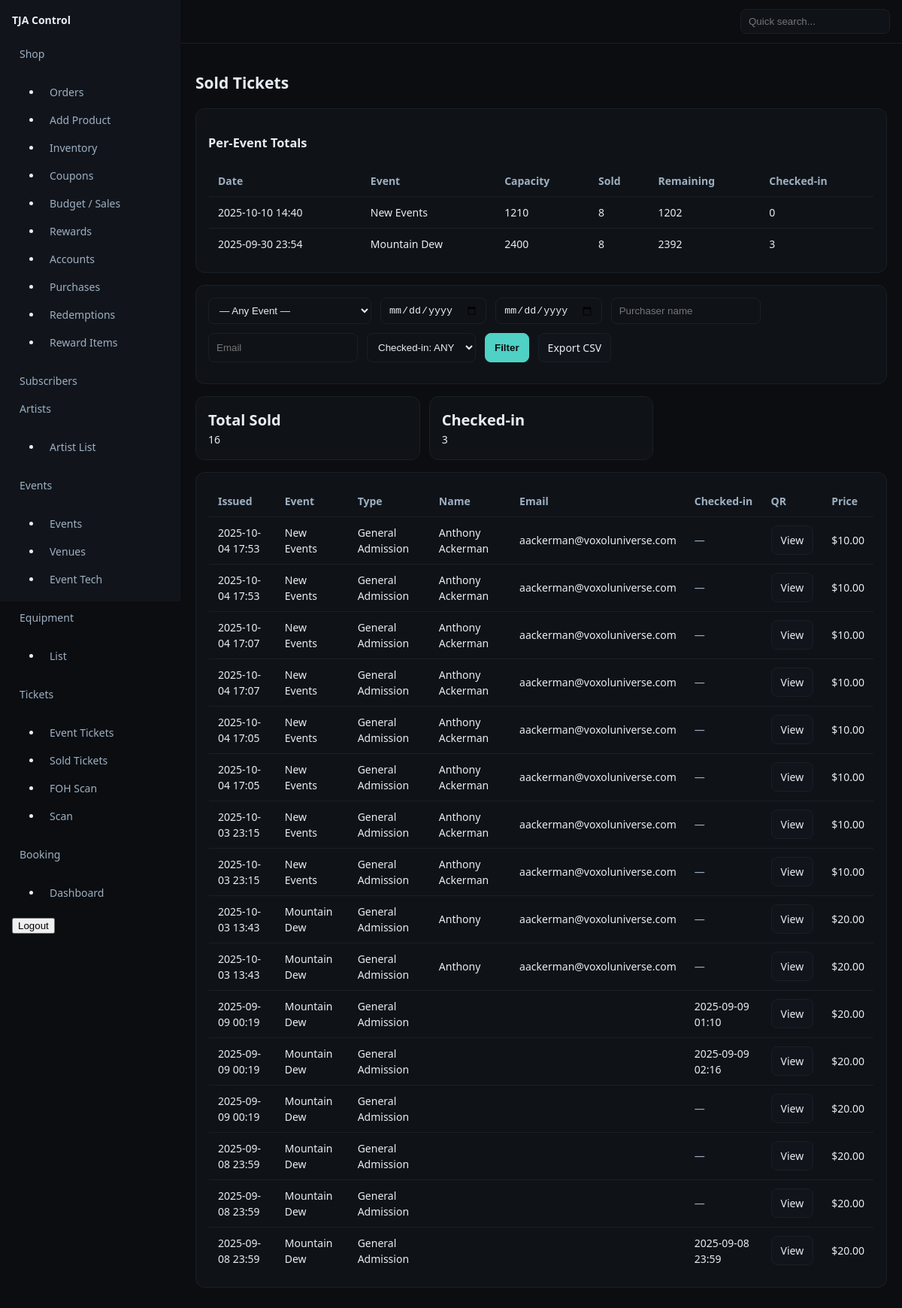
The page /control/tickets/sales/ (signed in) on the database its author committed.
### events/models.py (models this page shows, shortened)
class Event(models.Model):
    name = models.CharField(max_length=200, blank=True)
    is_tour_stop = models.BooleanField(default=False)
    start = models.DateTimeField()
    end = models.DateTimeField(null=True, blank=True)
    venue = models.ForeignKey(Venue, null=True, blank=True, on_delete=models.SET_NULL)
    afterparty_info = models.TextField(blank=True)
    meet_greet_info = models.TextField(blank=True)
    cover_image = models.ImageField(upload_to="events/cover/", blank=True, null=True,
                                    help_text="Wide hero image for the Events page.")
    flyer       = models.ImageField(upload_to="events/flyer/", blank=True, null=True,
                                    help_text="Portrait flyer used on cards if no cover.")
    published = models.BooleanField(default=False)

### tickets/models.py (models this page shows, shortened)
class Ticket(models.Model):
    PAYMENT_CHOICES = [
        ("card", "Card/Stripe"),
        ("cash", "Cash"),
        ("comp", "Comp"),
    ]
    ticket_type = models.ForeignKey(TicketType, on_delete=models.PROTECT, related_name="tickets")
    purchaser_name = models.CharField(max_length=120, blank=True)
    purchaser_email = models.EmailField(blank=True)
    qr_token = models.UUIDField(default=uuid.uuid4, unique=True, editable=False, db_index=True)
    issued_at = models.DateTimeField(auto_now_add=True)
    checked_in_at = models.DateTimeField(null=True, blank=True)
    note = models.CharField(max_length=240, blank=True)
    sold_by_artist = models.ForeignKey("pages.Artist", null=True, blank=True,
                                       on_delete=models.SET_NULL, related_name="tickets_sold")
    sold_by_user = models.ForeignKey(settings.AUTH_USER_MODEL, null=True, blank=True,
                                     on_delete=models.SET_NULL, related_name="tickets_issued")
    payment_method = models.CharField(max_length=10, choices=PAYMENT_CHOICES, default="card")

class TicketType(models.Model):
    event = models.ForeignKey("events.Event", on_delete=models.CASCADE, related_name="ticket_types")
    name = models.CharField(max_length=120)            # e.g., GA, VIP, Early Bird
    price_cents = models.PositiveIntegerField()
    quantity = models.PositiveIntegerField()           # total available
    sales_start = models.DateTimeField(null=True, blank=True)
    sales_end = models.DateTimeField(null=True, blank=True)
    active = models.BooleanField(default=True)
    max_per_order = models.PositiveIntegerField(null=True, blank=True)  # optional cap per checkout

### tickets/views.py (the view)
# urls.py: path("sales/", views.tickets_sold, name="sales"),
@is_super
def tickets_sold(request):
    qs = (Ticket.objects
          .select_related("ticket_type", "ticket_type__event")
          .order_by("-issued_at"))
    event_id = request.GET.get("event") or ""
    date_from = request.GET.get("from") or ""
    date_to   = request.GET.get("to") or ""
    name_q    = request.GET.get("name") or ""
    email_q   = request.GET.get("email") or ""
    checked   = request.GET.get("checked") or ""  # "yes" | "no" | ""
    if event_id:
        qs = qs.filter(ticket_type__event_id=event_id)
    if date_from:
        qs = qs.filter(issued_at__date__gte=date_from)
    if date_to:
        qs = qs.filter(issued_at__date__lte=date_to)
    if name_q:
        qs = qs.filter(purchaser_name__icontains=name_q)
    if email_q:
        qs = qs.filter(purchaser_email__icontains=email_q)
    if checked == "yes":
        qs = qs.filter(checked_in_at__isnull=False)
    elif checked == "no":
        qs = qs.filter(checked_in_at__isnull=True)
    total = qs.count()
    checked_in = qs.filter(checked_in_at__isnull=False).count()
    ev_base = Event.objects.all()
    if event_id:
        ev_base = ev_base.filter(id=event_id)
    ev_qs = (ev_base
             .annotate(total_capacity=Sum("ticket_types__quantity"),
                       sold=Count("ticket_types__tickets"),
                       checked_in=Count("ticket_types__tickets",
                                        filter=Q(ticket_types__tickets__checked_in_at__isnull=False)))
             .order_by("-start"))
    events_summary = []
    for ev in ev_qs:
        cap = ev.total_capacity or 0
        sold = ev.sold or 0
        remaining = max(0, cap - sold)
        events_summary.append({
            "id": ev.id,
            "name": ev.name or "(unnamed)",
            "date": ev.start,
            "capacity": cap,
            "sold": sold,
            "remaining": remaining,
            "checked_in": ev.checked_in or 0,
        })
    events = Event.objects.order_by("-start")
    ctx = {
        "tickets": qs[:1000],
        "events": events,
        "q": {"event": event_id, "from": date_from, "to": date_to,
              "name": name_q, "email": email_q, "checked": checked},
        "summary": {"total": total, "checked_in": checked_in},
        "events_summary": events_summary,   # <-- add
    }
    return render(request, "tickets/sales.html", ctx)

### pages/templatetags/shop_extras.py (called while the page is built)
@register.filter
def money(cents):
    try:
        return f"${(int(cents)/100):.2f}"
    except Exception:
        return "$0.00"

### templates/tickets/sales.html (shortened to what this page needs)
{% extends 'controlpanel/dashboard.html' %}
{% load static shop_extras %}
{% block content %}
<h1>Sold Tickets</h1>
{% if events_summary %}
  <div class="card">
    <h3>Per-Event Totals</h3>
    <table class="table">
      <thead>
        <tr>
          <th>Date</th><th>Event</th><th>Capacity</th><th>Sold</th><th>Remaining</th><th>Checked-in</th>
        </tr>
      </thead>
      <tbody>
        {% for e in events_summary %}
          <tr>
            <td>{{ e.date|date:"Y-m-d H:i" }}</td>
            <td>{{ e.name }}</td>
            <td>{{ e.capacity }}</td>
            <td>{{ e.sold }}</td>
            <td>{{ e.remaining }}</td>
            <td>{{ e.checked_in }}</td>
          </tr>
        {% endfor %}
      </tbody>
    </table>
  </div>
{% endif %}
<form method="get" class="card">
  <div class="form-row">
    <select class="input" name="event">
      <option value="">— Any Event —</option>
    </select>
    <input class="input" type="date" name="from" value="{{ q.from }}">
    <input class="input" type="date" name="to" value="{{ q.to }}">
    <input class="input" name="name" placeholder="Purchaser name" value="{{ q.name }}">
    <input class="input" name="email" placeholder="Email" value="{{ q.email }}">
    <select class="input" name="checked">
      <option value="">Checked-in: ANY</option>
    </select>
    <button class="btn primary">Filter</button>
    <a class="btn" href="{% url 'control:tickets:sales_export' %}?event={{ q.event }}&from={{ q.from }}&to={{ q.to }}&name={{ q.name }}&email={{ q.email }}&checked={{ q.checked }}">Export CSV</a>
  </div>
</form>
<div class="kpi">
  <div class="card">
    <h2>Total Sold</h2>
    <div>{{ summary.total }}</div>
  </div>
  <div class="card">
    <h2>Checked-in</h2>
    <div>{{ summary.checked_in }}</div>
  </div>
</div>
<div class="card">
  <table class="table">
    <thead>
      <tr>
        <th>Issued</th><th>Event</th><th>Type</th>
        <th>Name</th><th>Email</th>
        <th>Checked-in</th><th>QR</th><th>Price</th>
      </tr>
    </thead>
    <tbody>
      {% for t in tickets %}
        <tr>
          <td>{{ t.issued_at|date:"Y-m-d H:i" }}</td>
          <td>{{ t.ticket_type.event.name }}</td>
          <td>{{ t.ticket_type.name }}</td>
          <td>{{ t.purchaser_name }}</td>
          <td>{{ t.purchaser_email }}</td>
          <td>{% if t.checked_in_at %}{{ t.checked_in_at|date:"Y-m-d H:i" }}{% else %}<span class="muted">—</span>{% endif %}</td>
          <td><a class="btn" href="{% url 'control:tickets:ticket_detail' t.qr_token %}">View</a></td>
          <td>{{ t.ticket_type.price_cents|money }}</td>
        </tr>
      {% empty %}
        <tr><td colspan="8" class="muted">No tickets match.</td></tr>
      {% endfor %}
    </tbody>
  </table>
</div>
{% endblock %}

### static/css/control.css (style rules this page uses)
:root { --bg:#0b0d11; --panel:#11151b; --ink:#e7edf3; --muted:#9eb0c2; --accent:#4fd1c5; }
* { box-sizing:border-box }
html,body { height:100% }
body { margin:0;background:var(--bg);color:var(--ink);font:14px/1.5 system-ui,-apple-system,Segoe UI,Roboto }
a { color:var(--ink);text-decoration:none }
.table { width:100%;border-collapse:collapse;background:#0f1318;border:1px solid #1a1f27;border-radius:8px;overflow:hidden }
.table th,.table td { padding:10px 12px;border-bottom:1px solid #1a1f27 }
.table th { text-align:left;color:var(--muted);font-weight:600 }
.btn { display:inline-block;padding:8px 12px;border:1px solid #1a1f27;background:#11151b;color:var(--ink);border-radius:8px }
.btn.primary { background:var(--accent);border-color:var(--accent);color:#0b0d11;font-weight:700 }
.input, select { background:#0f1318;border:1px solid #1a1f27;color:var(--ink);padding:8px 10px;border-radius:8px }
.form-row { display:flex;gap:12px;flex-wrap:wrap;margin-bottom:12px;flex-direction: row; }
.card { background:#0f1318;border:1px solid #1a1f27;border-radius:12px;padding:16px;margin-bottom:16px }
.kpi { display:grid;grid-template-columns:repeat(3,minmax(0,1fr));gap:12px }
.kpi .card h2 { margin:0;font-size:20px }
.muted { color:#9eb0c2; }

### rows shown on the page
Event: date "2025-10-10 14:40", name "New Events"
Event: date "2025-09-30 23:54", name "Mountain Dew"
Ticket: issued_at "2025-10-04 17:53", ticket_type.event.name "New Events", ticket_type.name "General Admission", purchaser_name "Anthony Ackerman", purchaser_email "aackerman@voxoluniverse.com", ticket_type.price_cents "$10.00"
Ticket: issued_at "2025-10-04 17:53", ticket_type.event.name "New Events", ticket_type.name "General Admission", purchaser_name "Anthony Ackerman", purchaser_email "aackerman@voxoluniverse.com", ticket_type.price_cents "$10.00"
Ticket: issued_at "2025-10-04 17:07", ticket_type.event.name "New Events", ticket_type.name "General Admission", purchaser_name "Anthony Ackerman", purchaser_email "aackerman@voxoluniverse.com", ticket_type.price_cents "$10.00"
Ticket: issued_at "2025-10-04 17:07", ticket_type.event.name "New Events", ticket_type.name "General Admission", purchaser_name "Anthony Ackerman", purchaser_email "aackerman@voxoluniverse.com", ticket_type.price_cents "$10.00"
Ticket: issued_at "2025-10-04 17:05", ticket_type.event.name "New Events", ticket_type.name "General Admission", purchaser_name "Anthony Ackerman", purchaser_email "aackerman@voxoluniverse.com", ticket_type.price_cents "$10.00"
Ticket: issued_at "2025-10-04 17:05", ticket_type.event.name "New Events", ticket_type.name "General Admission", purchaser_name "Anthony Ackerman", purchaser_email "aackerman@voxoluniverse.com", ticket_type.price_cents "$10.00"
Ticket: issued_at "2025-10-03 23:15", ticket_type.event.name "New Events", ticket_type.name "General Admission", purchaser_name "Anthony Ackerman", purchaser_email "aackerman@voxoluniverse.com", ticket_type.price_cents "$10.00"
Ticket: issued_at "2025-10-03 23:15", ticket_type.event.name "New Events", ticket_type.name "General Admission", purchaser_name "Anthony Ackerman", purchaser_email "aackerman@voxoluniverse.com", ticket_type.price_cents "$10.00"
Ticket: issued_at "2025-10-03 13:43", ticket_type.event.name "Mountain Dew", ticket_type.name "General Admission", purchaser_name "Anthony", purchaser_email "aackerman@voxoluniverse.com", ticket_type.price_cents "$20.00"
Ticket: issued_at "2025-10-03 13:43", ticket_type.event.name "Mountain Dew", ticket_type.name "General Admission", purchaser_name "Anthony", purchaser_email "aackerman@voxoluniverse.com", ticket_type.price_cents "$20.00"
Ticket: issued_at "2025-09-09 00:19", ticket_type.event.name "Mountain Dew", ticket_type.name "General Admission", checked_in_at "2025-09-09 01:10", ticket_type.price_cents "$20.00"
Ticket: issued_at "2025-09-09 00:19", ticket_type.event.name "Mountain Dew", ticket_type.name "General Admission", checked_in_at "2025-09-09 02:16", ticket_type.price_cents "$20.00"
Ticket: issued_at "2025-09-09 00:19", ticket_type.event.name "Mountain Dew", ticket_type.name "General Admission", ticket_type.price_cents "$20.00"
Ticket: issued_at "2025-09-08 23:59", ticket_type.event.name "Mountain Dew", ticket_type.name "General Admission", ticket_type.price_cents "$20.00"
Ticket: issued_at "2025-09-08 23:59", ticket_type.event.name "Mountain Dew", ticket_type.name "General Admission", ticket_type.price_cents "$20.00"
Ticket: issued_at "2025-09-08 23:59", ticket_type.event.name "Mountain Dew", ticket_type.name "General Admission", checked_in_at "2025-09-08 23:59", ticket_type.price_cents "$20.00"

### other values the page prints
{{ e.capacity }} "1210" "2400"
{{ e.sold }} "8" "8"
{{ e.remaining }} "1202" "2392"
{{ e.checked_in }} "0" "3"
{{ summary.total }} "16"
{{ summary.checked_in }} "3"
